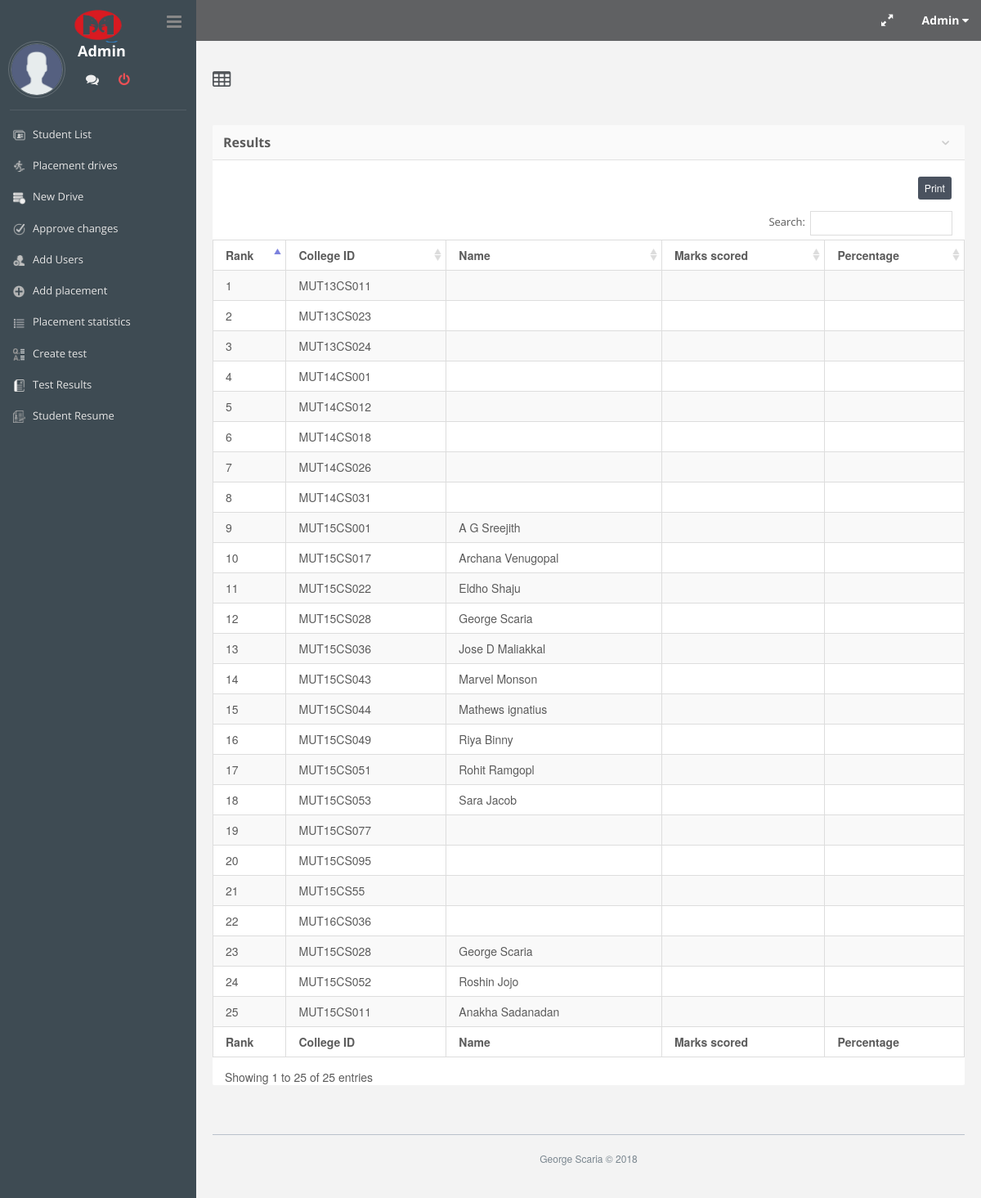
The app's page /test_results.php (signed in) with its own data.
### tables this page shows
CREATE TABLE `placed` (
  `college_id` varchar(40) NOT NULL,
  `student_name` varchar(40) NOT NULL,
  `company` varchar(40) NOT NULL,
  `package` varchar(40) NOT NULL,
  `batch` varchar(40) NOT NULL,
  `branch` varchar(40) NOT NULL
);

CREATE TABLE `users` (
  `college_id` varchar(30) NOT NULL,
  `name` varchar(50) NOT NULL,
  `profilepic` varchar(100) NOT NULL,
  `branch` varchar(30) NOT NULL DEFAULT 'NA',
  `batch` varchar(20) NOT NULL DEFAULT 'NA',
  `username` varchar(50) NOT NULL,
  `emailid` varchar(50) NOT NULL,
  `password` binary(60) NOT NULL,
  `usertype` varchar(30) DEFAULT 'Student'
);

### test_results.php (the view, shortened to what this page needs)
<?php
require 'db.php';
if ( $_SESSION['admin_logged_in'] != 1 ) {
  $_SESSION['message'] = "You must log in before viewing your profile page!";
  header("location: error.php");
}
else {
$result = $mysqli->query("SELECT * FROM placed");
}
?>
<!DOCTYPE html>
<html>
<head>
        <link href="assets/libs/jqueryui/ui-lightness/jquery-ui-1.10.4.custom.min.css" rel="stylesheet" />
        <link href="assets/libs/bootstrap/css/bootstrap.min.css" rel="stylesheet" />
        <link href="assets/libs/font-awesome/css/font-awesome.min.css" rel="stylesheet" />
        <link href="assets/libs/fontello/css/fontello.css" rel="stylesheet" />
        <link href="assets/libs/animate-css/animate.min.css" rel="stylesheet" />
        <link href="assets/libs/nifty-modal/css/component.css" rel="stylesheet" />
        <link href="assets/libs/magnific-popup/magnific-popup.css" rel="stylesheet" />
        <link href="assets/libs/ios7-switch/ios7-switch.css" rel="stylesheet" />
        <link href="assets/libs/pace/pace.css" rel="stylesheet" />
        <link href="assets/libs/sortable/sortable-theme-bootstrap.css" rel="stylesheet" />
        <link href="assets/libs/bootstrap-datepicker/css/datepicker.css" rel="stylesheet" />
        <link href="assets/libs/jquery-icheck/skins/all.css" rel="stylesheet" />
        <link href="assets/libs/prettify/github.css" rel="stylesheet" />
                <link href="assets/libs/jquery-datatables/css/dataTables.bootstrap.css" rel="stylesheet" type="text/css" />
                <link href="assets/libs/jquery-datatables/extensions/TableTools/css/dataTables.tableTools.css" rel="stylesheet" type="text/css" />
                <link href="assets/css/style.css" rel="stylesheet" type="text/css" />
        <link href="assets/css/style-responsive.css" rel="stylesheet" />
    </head>
    <body class="fixed-left">
	<div id="wrapper">
<div class="topbar">
    <div class="topbar-left">
        <div class="logo">
            <h1><a href="#"><img src="assets/img/logo.png" alt="Logo"></a></h1>
        </div>
        <button class="button-menu-mobile open-left">
        </button>
    </div>
</div>
        <?php require 'userheader.php'; ?>
        <?php require 'admin_left.php'; ?>
        <div class="content-page">
            <div class="content">
				<div class="page-heading">
            		<h1><i class='fa fa-table'></i>  <?= $test_title ?></h1>
            		<h3></h3>            	</div>
				<div class="row">
					<div class="col-md-12">
						<div class="widget">
							<div class="widget-header">
								<h2><strong>Results</strong></h2>
								<div class="additional-btn">
									<a href="#" class="widget-toggle"><i class="icon-down-open-2"></i></a>
								</div>
							</div>
							<div class="widget-content">
							<br>
								<div class="table-responsive">
									<form class='form-horizontal' role='form'>
									<table id="datatables-4" class="table table-striped table-bordered" cellspacing="0" width="100%">
									    <thead>
									        <tr>
                                                <th>Rank</th>
									            <th>College ID</th>
									            <th>Name</th>
                                                <th>Marks scored</th>
									            <th>Percentage</th>
									        </tr>
									    </thead>
									    <tfoot>
									        <tr>
                                                <th>Rank</th>
                                                <th>College ID</th>
                                                <th>Name</th>
                                                <th>Marks scored</th>
                                                <th>Percentage</th>
									        </tr>
									    </tfoot>
									    <tbody>
                                        <?php
                                            $i=1;
                                            while($row = mysqli_fetch_array($result)) {
                                            $id=$row['college_id'];
                                            $student = ($mysqli->query("SELECT * FROM users where college_id='$id'"))->fetch_assoc();
                                            $name = $student['name'];
                                                ?>
                                            <tr>
                                                <td> <?php echo $i ?> </td>
                                                <td> <?php echo $row['college_id'] ?> </td>
                                                <td> <?php echo $name ?> </td>
                                                <td> <?php echo $row['score'] ?> </td>
                                                <td> <?php echo $row['percent'] ?> </td>
									        </tr>
									       <?php
                                            $i+=1;
}
?>
									    </tbody>
									</table>
									</form>
								</div>
							</div>
						</div>
					</div>
				</div>
             <footer style="text-align: center;">
                George Scaria &copy; 2018
            </footer>
            </div>
        </div>
	</div>
	</body>
</html>

### records on screen
placed: college "MUT13CS011"
placed: college "MUT13CS023"
placed: college "MUT13CS024"
placed: college "MUT14CS001"
placed: college "MUT14CS012"
placed: college "MUT14CS018"
placed: college "MUT14CS026"
placed: college "MUT14CS031"
placed: college "MUT15CS001", users.name "A G Sreejith"
placed: college "MUT15CS017", users.name "Archana Venugopal"
placed: college "MUT15CS022", users.name "Eldho Shaju"
placed: college "MUT15CS028", users.name "George Scaria"
placed: college "MUT15CS036", users.name "Jose D Maliakkal"
placed: college "MUT15CS043", users.name "Marvel Monson"
placed: college "MUT15CS044", users.name "Mathews ignatius"
placed: college "MUT15CS049", users.name "Riya Binny"
placed: college "MUT15CS051", users.name "Rohit Ramgopl"
placed: college "MUT15CS053", users.name "Sara Jacob"
placed: college "MUT15CS077"
placed: college "MUT15CS095"
placed: college "MUT15CS55"
placed: college "MUT16CS036"
placed: college "MUT15CS028", users.name "George Scaria"
placed: college "MUT15CS052", users.name "Roshin Jojo"
placed: college "MUT15CS011", users.name "Anakha Sadanadan"

### other values on screen
$name "Admin"
